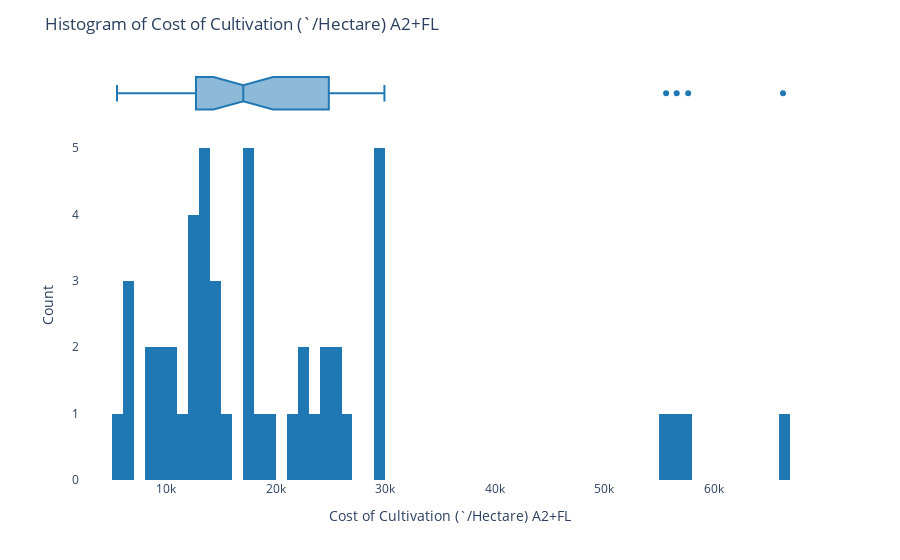
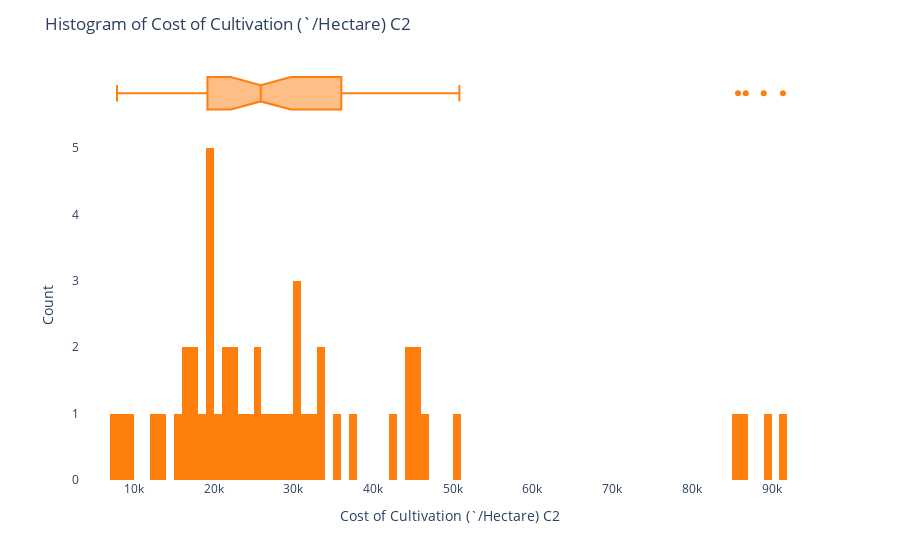
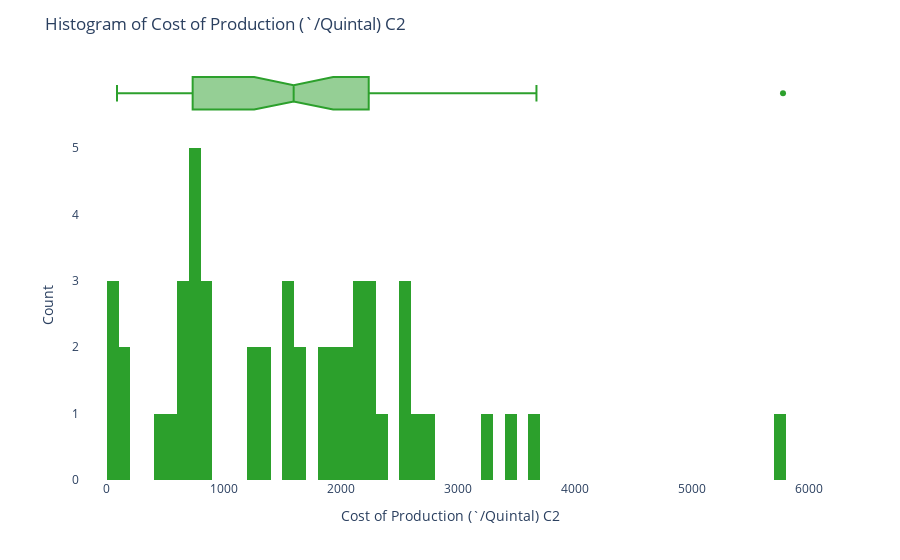
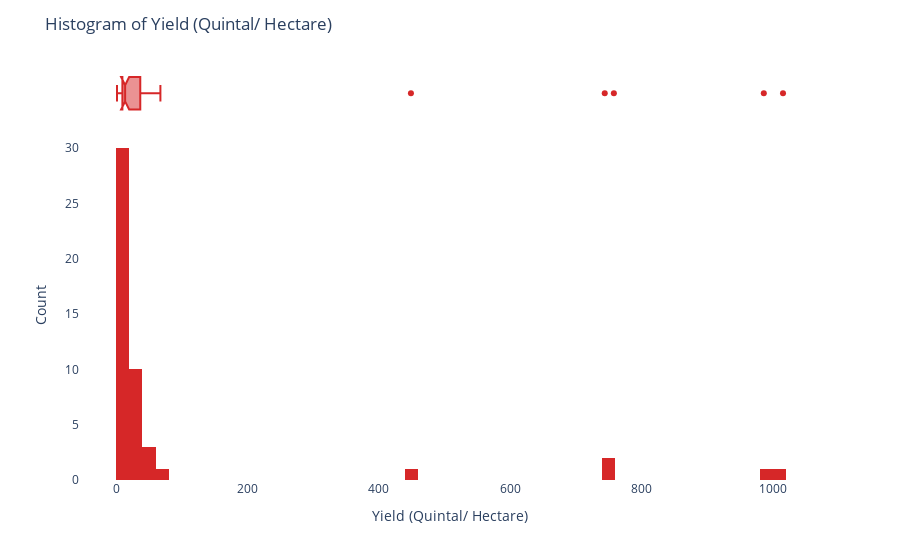

Notebook cell for these charts, in order:
### Code cell
# Color palette for the histograms
colors = ['#1f77b4', '#ff7f0e', '#2ca02c', '#d62728', '#9467bd']

# EDA - Histogram
column_names = ['Cost of Cultivation (`/Hectare) A2+FL', 'Cost of Cultivation (`/Hectare) C2', 'Cost of Production (`/Quintal) C2', 'Yield (Quintal/ Hectare) ']

for i, column in enumerate(column_names):
    fig = px.histogram(df1, x=column, nbins=100, marginal='box',
                       labels={column: column})
    fig.update_layout(title=f'Histogram of {column}', xaxis_title=column, yaxis_title='Count',
                      plot_bgcolor='rgba(0,0,0,0)', paper_bgcolor='rgba(0,0,0,0)',
                      font=dict(size=12))
    fig.update_traces(marker_color=colors[i % len(colors)])
    fig.show()

### Figure 1 — Plotly figure (JSON) as saved in the notebook; plotly's stock layout.template omitted (floating-point values rounded to 4 significant figures)
{"data": [{"alignmentgroup": "True", "bingroup": "x", "hovertemplate": "Cost of Cultivation (`/Hectare) A2+FL=%{x}<br>count=%{y}<extra></extra>", "legendgroup": "", "marker": {"color": "#1f77b4", "pattern": {"shape": ""}}, "name": "", "nbinsx": 100, "offsetgroup": "", "orientation": "v", "showlegend": false, "type": "histogram", "x": [9794.0, 10590.0, 13470.0, 17050.0, 17130.0, 23710.0, 29050.0, 29140.0, 29620.0, 29920.0, 8553.0, 9804.0, 12830.0, 12990.0, 14420.0, 13650.0, 21230.0, 22510.0, 22950.0, 26080.0, 13510.0, 13790.0, 14420.0, 15640.0, 25690.0, 5484.0, 6204.0, 6441.0, 6684.0, 10780.0, 17022, 17480.0, 24730.0, 25150.0, 29660.0, 8686.0, 11390.0, 12770.0, 13740.0, 14720.0, 24540.0, 55660.0, 56620.0, 57670.0, 66340.0, 12460.0, 17950.0, 18980.0, 19120.0], "xaxis": "x", "yaxis": "y"}, {"alignmentgroup": "True", "hovertemplate": "Cost of Cultivation (`/Hectare) A2+FL=%{x}<extra></extra>", "legendgroup": "", "marker": {"color": "#1f77b4"}, "name": "", "notched": true, "offsetgroup": "", "showlegend": false, "type": "box", "x": [9794.0, 10590.0, 13470.0, 17050.0, 17130.0, 23710.0, 29050.0, 29140.0, 29620.0, 29920.0, 8553.0, 9804.0, 12830.0, 12990.0, 14420.0, 13650.0, 21230.0, 22510.0, 22950.0, 26080.0, 13510.0, 13790.0, 14420.0, 15640.0, 25690.0, 5484.0, 6204.0, 6441.0, 6684.0, 10780.0, 17022, 17480.0, 24730.0, 25150.0, 29660.0, 8686.0, 11390.0, 12770.0, 13740.0, 14720.0, 24540.0, 55660.0, 56620.0, 57670.0, 66340.0, 12460.0, 17950.0, 18980.0, 19120.0], "xaxis": "x2", "yaxis": "y2"}], "layout": {"barmode": "relative", "font": {"size": 12}, "legend": {"tracegroupgap": 0}, "margin": {"t": 60}, "paper_bgcolor": "rgba(0,0,0,0)", "plot_bgcolor": "rgba(0,0,0,0)", "title": {"text": "Histogram of Cost of Cultivation (`/Hectare) A2+FL"}, "xaxis": {"anchor": "y", "domain": [0, 1], "title": {"text": "Cost of Cultivation (`/Hectare) A2+FL"}}, "xaxis2": {"anchor": "y2", "domain": [0, 1], "matches": "x", "showgrid": true, "showticklabels": false}, "yaxis": {"anchor": "x", "domain": [0, 0.8316], "title": {"text": "Count"}}, "yaxis2": {"anchor": "x2", "domain": [0.8416, 1], "matches": "y2", "showgrid": false, "showline": false, "showticklabels": false, "ticks": ""}}}

### Figure 2 — Plotly figure (JSON) as saved in the notebook; plotly's stock layout.template omitted (floating-point values rounded to 4 significant figures)
{"data": [{"alignmentgroup": "True", "bingroup": "x", "hovertemplate": "Cost of Cultivation (`/Hectare) C2=%{x}<br>count=%{y}<extra></extra>", "legendgroup": "", "marker": {"color": "#ff7f0e", "pattern": {"shape": ""}}, "name": "", "nbinsx": 100, "offsetgroup": "", "orientation": "v", "showlegend": false, "type": "histogram", "x": [23080.0, 16530.0, 19550.0, 24170.0, 25270.0, 33120.0, 50830.0, 44760.0, 42070.0, 44020.0, 12610.0, 16870.0, 21620.0, 18680.0, 26760.0, 17310.0, 30430.0, 30390.0, 30110.0, 32680.0, 19860.0, 20670.0, 19810.0, 21050.0, 37800.0, 8267.0, 9166.0, 7869.0, 13210.0, 15370.0, 28140.0, 25910.0, 33050.0, 45290.0, 46450.0, 17710.0, 19260.0, 22560.0, 19080.0, 27510.0, 45240.0, 86770.0, 91440.0, 85800.0, 89030.0, 22490.0, 35420.0, 31900.0, 29880.0], "xaxis": "x", "yaxis": "y"}, {"alignmentgroup": "True", "hovertemplate": "Cost of Cultivation (`/Hectare) C2=%{x}<extra></extra>", "legendgroup": "", "marker": {"color": "#ff7f0e"}, "name": "", "notched": true, "offsetgroup": "", "showlegend": false, "type": "box", "x": [23080.0, 16530.0, 19550.0, 24170.0, 25270.0, 33120.0, 50830.0, 44760.0, 42070.0, 44020.0, 12610.0, 16870.0, 21620.0, 18680.0, 26760.0, 17310.0, 30430.0, 30390.0, 30110.0, 32680.0, 19860.0, 20670.0, 19810.0, 21050.0, 37800.0, 8267.0, 9166.0, 7869.0, 13210.0, 15370.0, 28140.0, 25910.0, 33050.0, 45290.0, 46450.0, 17710.0, 19260.0, 22560.0, 19080.0, 27510.0, 45240.0, 86770.0, 91440.0, 85800.0, 89030.0, 22490.0, 35420.0, 31900.0, 29880.0], "xaxis": "x2", "yaxis": "y2"}], "layout": {"barmode": "relative", "font": {"size": 12}, "legend": {"tracegroupgap": 0}, "margin": {"t": 60}, "paper_bgcolor": "rgba(0,0,0,0)", "plot_bgcolor": "rgba(0,0,0,0)", "title": {"text": "Histogram of Cost of Cultivation (`/Hectare) C2"}, "xaxis": {"anchor": "y", "domain": [0, 1], "title": {"text": "Cost of Cultivation (`/Hectare) C2"}}, "xaxis2": {"anchor": "y2", "domain": [0, 1], "matches": "x", "showgrid": true, "showticklabels": false}, "yaxis": {"anchor": "x", "domain": [0, 0.8316], "title": {"text": "Count"}}, "yaxis2": {"anchor": "x2", "domain": [0.8416, 1], "matches": "y2", "showgrid": false, "showline": false, "showticklabels": false, "ticks": ""}}}

### Figure 3 — Plotly figure (JSON) as saved in the notebook; plotly's stock layout.template omitted (floating-point values rounded to 4 significant figures)
{"data": [{"alignmentgroup": "True", "bingroup": "x", "hovertemplate": "Cost of Production (`/Quintal) C2=%{x}<br>count=%{y}<extra></extra>", "legendgroup": "", "marker": {"color": "#2ca02c", "pattern": {"shape": ""}}, "name": "", "nbinsx": 100, "offsetgroup": "", "orientation": "v", "showlegend": false, "type": "histogram", "x": [1942.0, 2172.0, 1898.0, 3671.0, 2776.0, 2539.0, 2004.0, 2510.0, 2179.0, 2127.0, 1692.0, 1552.0, 1883.0, 2278.0, 1559.0, 3484.0, 2555.0, 2358, 1919.0, 3207.0, 404.4, 581.7, 658.8, 1387.0, 840.6, 2614.0, 2069.0, 5777.0, 2229.0, 2261.0, 732.6, 715.0, 731.2, 669.9, 789.9, 1280.0, 1341.0, 1596.0, 1610.0, 1251.0, 93.64, 86.53, 119.7, 107.6, 85.79, 810.2, 804.8, 769.8, 683.6], "xaxis": "x", "yaxis": "y"}, {"alignmentgroup": "True", "hovertemplate": "Cost of Production (`/Quintal) C2=%{x}<extra></extra>", "legendgroup": "", "marker": {"color": "#2ca02c"}, "name": "", "notched": true, "offsetgroup": "", "showlegend": false, "type": "box", "x": [1942.0, 2172.0, 1898.0, 3671.0, 2776.0, 2539.0, 2004.0, 2510.0, 2179.0, 2127.0, 1692.0, 1552.0, 1883.0, 2278.0, 1559.0, 3484.0, 2555.0, 2358, 1919.0, 3207.0, 404.4, 581.7, 658.8, 1387.0, 840.6, 2614.0, 2069.0, 5777.0, 2229.0, 2261.0, 732.6, 715.0, 731.2, 669.9, 789.9, 1280.0, 1341.0, 1596.0, 1610.0, 1251.0, 93.64, 86.53, 119.7, 107.6, 85.79, 810.2, 804.8, 769.8, 683.6], "xaxis": "x2", "yaxis": "y2"}], "layout": {"barmode": "relative", "font": {"size": 12}, "legend": {"tracegroupgap": 0}, "margin": {"t": 60}, "paper_bgcolor": "rgba(0,0,0,0)", "plot_bgcolor": "rgba(0,0,0,0)", "title": {"text": "Histogram of Cost of Production (`/Quintal) C2"}, "xaxis": {"anchor": "y", "domain": [0, 1], "title": {"text": "Cost of Production (`/Quintal) C2"}}, "xaxis2": {"anchor": "y2", "domain": [0, 1], "matches": "x", "showgrid": true, "showticklabels": false}, "yaxis": {"anchor": "x", "domain": [0, 0.8316], "title": {"text": "Count"}}, "yaxis2": {"anchor": "x2", "domain": [0.8416, 1], "matches": "y2", "showgrid": false, "showline": false, "showticklabels": false, "ticks": ""}}}

### Figure 4 — Plotly figure (JSON) as saved in the notebook; plotly's stock layout.template omitted (floating-point values rounded to 4 significant figures)
{"data": [{"alignmentgroup": "True", "bingroup": "x", "hovertemplate": "Yield (Quintal/ Hectare) =%{x}<br>count=%{y}<extra></extra>", "legendgroup": "", "marker": {"color": "#d62728", "pattern": {"shape": ""}}, "name": "", "nbinsx": 100, "offsetgroup": "", "orientation": "v", "showlegend": false, "type": "histogram", "x": [9.83, 7.47, 9.59, 6.42, 8.72, 12.69, 24.39, 17.83, 19.05, 19.9, 6.83, 10.29, 10.93, 8.05, 16.69, 4.71, 11.97, 11.98, 13.45, 9.33, 42.95, 31.1, 23.56, 13.7, 42.68, 3.01, 4.05, 1.32, 5.9, 6.7, 36.61, 32.42, 39.04, 67.41, 56, 12.94, 13.54, 13.57, 11.61, 19.94, 448.9, 986.2, 757.9, 744.0, 1015.0, 23.59, 39.83, 34.99, 37.19], "xaxis": "x", "yaxis": "y"}, {"alignmentgroup": "True", "hovertemplate": "Yield (Quintal/ Hectare) =%{x}<extra></extra>", "legendgroup": "", "marker": {"color": "#d62728"}, "name": "", "notched": true, "offsetgroup": "", "showlegend": false, "type": "box", "x": [9.83, 7.47, 9.59, 6.42, 8.72, 12.69, 24.39, 17.83, 19.05, 19.9, 6.83, 10.29, 10.93, 8.05, 16.69, 4.71, 11.97, 11.98, 13.45, 9.33, 42.95, 31.1, 23.56, 13.7, 42.68, 3.01, 4.05, 1.32, 5.9, 6.7, 36.61, 32.42, 39.04, 67.41, 56, 12.94, 13.54, 13.57, 11.61, 19.94, 448.9, 986.2, 757.9, 744.0, 1015.0, 23.59, 39.83, 34.99, 37.19], "xaxis": "x2", "yaxis": "y2"}], "layout": {"barmode": "relative", "font": {"size": 12}, "legend": {"tracegroupgap": 0}, "margin": {"t": 60}, "paper_bgcolor": "rgba(0,0,0,0)", "plot_bgcolor": "rgba(0,0,0,0)", "title": {"text": "Histogram of Yield (Quintal/ Hectare) "}, "xaxis": {"anchor": "y", "domain": [0, 1], "title": {"text": "Yield (Quintal/ Hectare) "}}, "xaxis2": {"anchor": "y2", "domain": [0, 1], "matches": "x", "showgrid": true, "showticklabels": false}, "yaxis": {"anchor": "x", "domain": [0, 0.8316], "title": {"text": "Count"}}, "yaxis2": {"anchor": "x2", "domain": [0.8416, 1], "matches": "y2", "showgrid": false, "showline": false, "showticklabels": false, "ticks": ""}}}
